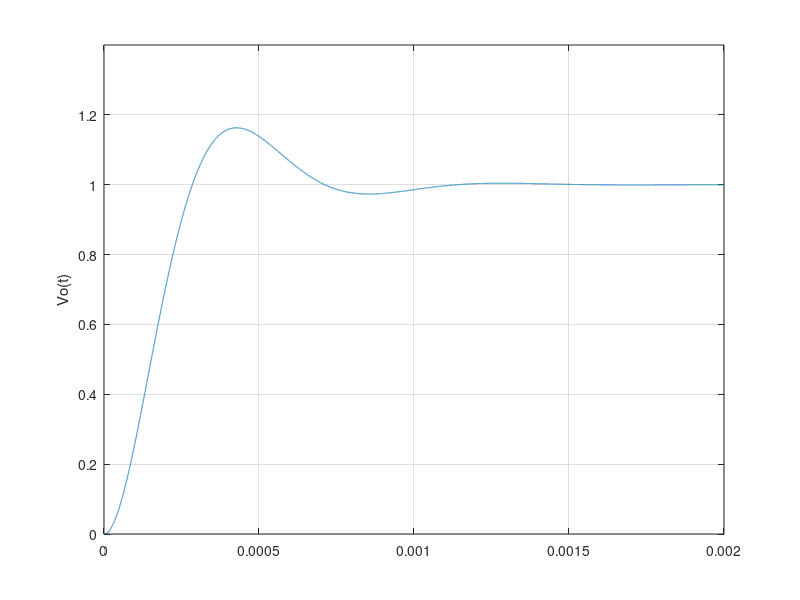

The MATLAB source for this figure:
num = [72035730]; den = [1 8487 72035730 0];
[r p k] = residue (num,den);
t = 0:0.0000001:0.002;
plot(t,r(1)*exp(p(1).*t)+r(2)*exp(p(2)*t)+r(3)*exp(p(3)*t));
axis([0 0.002 0 1.4]); ylabel("Vo(t)"); grid();